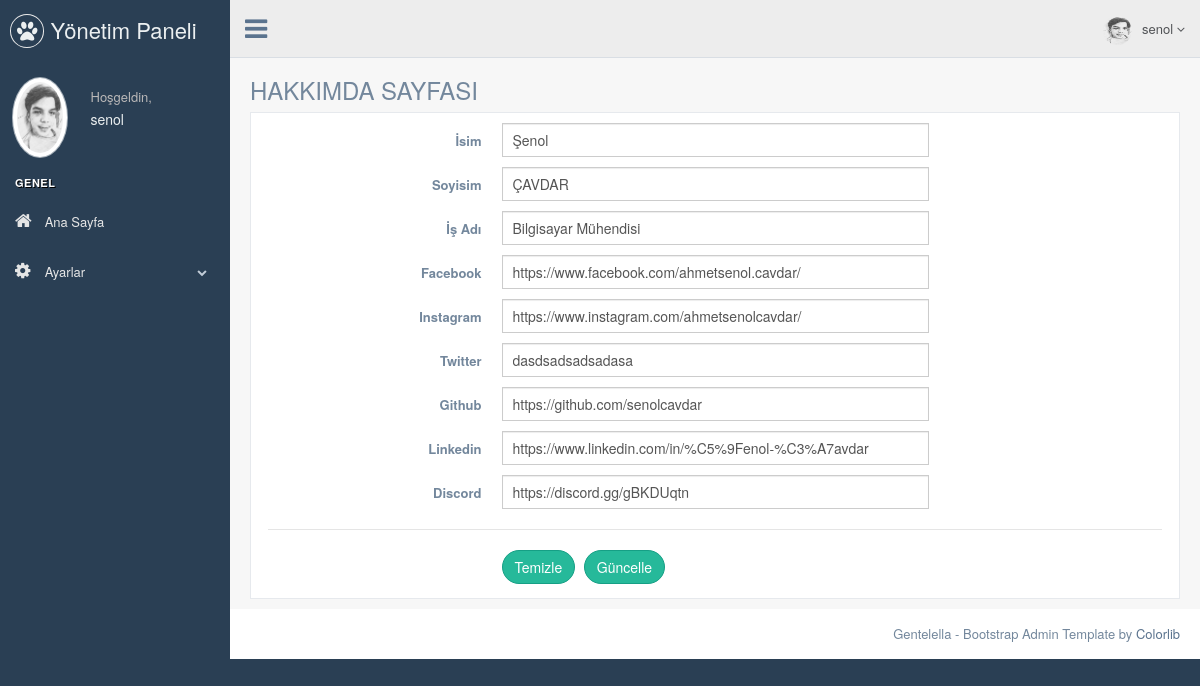
The app's page /pp/nedmin/about_us.php (signed in), older data.
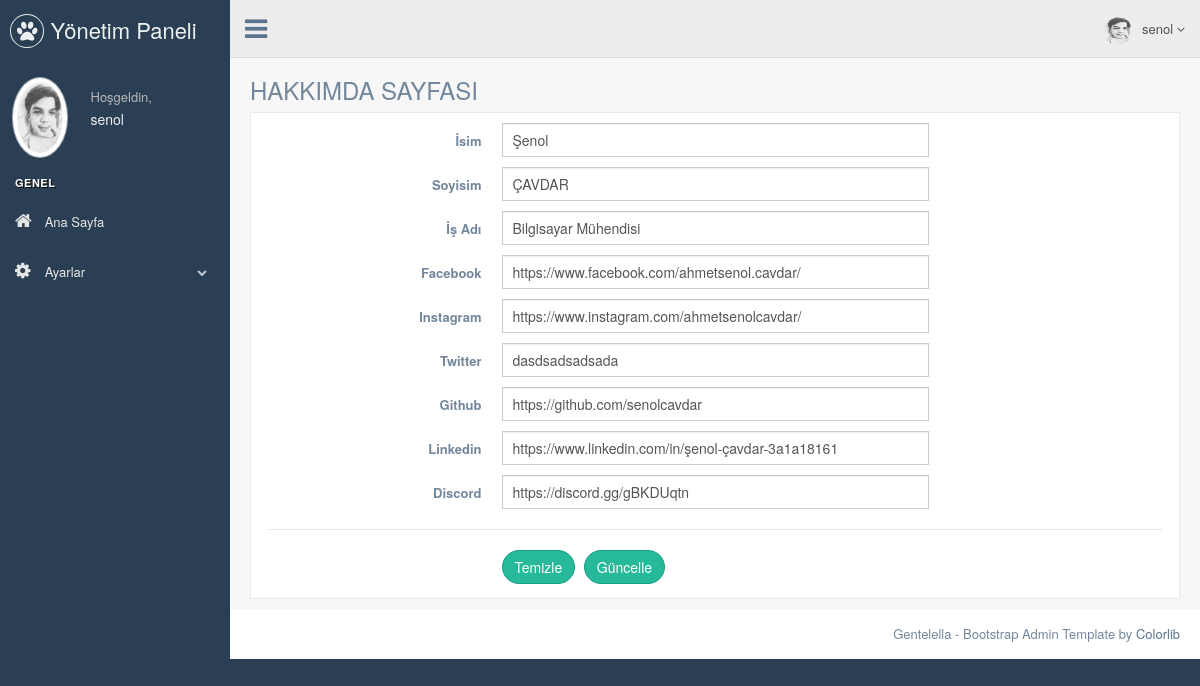
The same page, newer data.
### tables this page shows
CREATE TABLE `main` (
  `main_id` int(11) NOT NULL,
  `main_title` varchar(50) NOT NULL,
  `main_title2` varchar(50) NOT NULL,
  `job_title` varchar(50) NOT NULL,
  `instagram` varchar(50) NOT NULL,
  `twitter` varchar(50) NOT NULL,
  `facebook` varchar(50) NOT NULL,
  `linkedin` varchar(50) NOT NULL,
  `github` varchar(50) NOT NULL,
  `discord` varchar(50) NOT NULL
);

### pp/nedmin/about_us.php (the view, shortened to what this page needs)
<?php
include 'header.php';
$check_main = $db->prepare("SELECT*FROM main");
$check_main->execute();
$control_main = $check_main->rowCount();
$fetch_main = $db -> prepare("SELECT * FROM main WHERE main_id=1");
$fetch_main -> execute();
$fetch = $fetch_main->fetch(PDO::FETCH_ASSOC);
?>
<div class="right_col" role="main">
          <div class="">
            <div class="page-title">
              <div class="title_left">
                <h3>HAKKIMDA SAYFASI</h3>
              </div>
            </div>
            <div class="clearfix"></div>
            <div class="row">
              <div class="col-md-12 col-sm-12 col-xs-12">
                <div class="x_panel">
<form class="form-horizontal form-label-left" action="process.php" method="POST">
  <div class="item form-group">
    <label class="control-label col-md-3 col-sm-3 col-xs-12" for="name">İsim
    </label>
    <div class="col-md-6 col-sm-6 col-xs-12">
      <input  class="form-control col-md-7 col-xs-12" data-validate-length-range="6" data-validate-words="2" value='<?php echo $fetch['main_title'] ?>' name="main_title"  required="required" type="text">
    </div>
  </div>
  <div class="item form-group">
    <label class="control-label col-md-3 col-sm-3 col-xs-12" for="name">Soyisim
    </label>
    <div class="col-md-6 col-sm-6 col-xs-12">
      <input  class="form-control col-md-7 col-xs-12" data-validate-length-range="6" data-validate-words="2" value='<?php echo $fetch['main_title2'] ?>' name="main_title2"  required="required" type="text">
    </div>
  </div>
  <div class="item form-group">
    <label class="control-label col-md-3 col-sm-3 col-xs-12" for="name">İş Adı
    </label>
    <div class="col-md-6 col-sm-6 col-xs-12">
      <input  class="form-control col-md-7 col-xs-12" data-validate-length-range="6" data-validate-words="2" value='<?php echo $fetch['job_title'] ?>' name="job_title"  required="required" type="text">
    </div>
  </div>
  <div class="item form-group">
    <label class="control-label col-md-3 col-sm-3 col-xs-12" for="email">Facebook </label>
    <div class="col-md-6 col-sm-6 col-xs-12">
      <input type="text"  name="facebook" value='<?php echo $fetch['facebook'] ?>' required="required" class="form-control col-md-7 col-xs-12">
    </div>
  </div>
  <div class="item form-group">
    <label class="control-label col-md-3 col-sm-3 col-xs-12" for="email">Instagram </label>
    <div class="col-md-6 col-sm-6 col-xs-12">
      <input type="text"  name="instagram" value='<?php echo $fetch['instagram'] ?>' required="required" class="form-control col-md-7 col-xs-12">
    </div>
  </div>
  <div class="item form-group">
    <label class="control-label col-md-3 col-sm-3 col-xs-12" for="email">Twitter </label>
    <div class="col-md-6 col-sm-6 col-xs-12">
      <input type="text"  name="twitter" value='<?php echo $fetch['twitter'] ?>' required="required" class="form-control col-md-7 col-xs-12">
    </div>
  </div>
  <div class="item form-group">
    <label class="control-label col-md-3 col-sm-3 col-xs-12" for="email">Github </label>
    <div class="col-md-6 col-sm-6 col-xs-12">
      <input type="text"  name="github" value='<?php echo $fetch['github'] ?>' required="required" class="form-control col-md-7 col-xs-12">
    </div>
  </div>
  <div class="item form-group">
    <label class="control-label col-md-3 col-sm-3 col-xs-12" for="email">Linkedin </label>
    <div class="col-md-6 col-sm-6 col-xs-12">
      <input type="text"  name="linkedin" value='<?php echo $fetch['linkedin'] ?>' required="required" class="form-control col-md-7 col-xs-12">
    </div>
  </div>
  <div class="item form-group">
    <label class="control-label col-md-3 col-sm-3 col-xs-12" for="email">Discord </label>
    <div class="col-md-6 col-sm-6 col-xs-12">
      <input type="text"  name="discord" value='<?php echo $fetch['discord'] ?>' required="required" class="form-control col-md-7 col-xs-12">
    </div>
  </div>
  <div class="ln_solid"></div>
  <div class="form-group">
    <div class="col-md-6 col-md-offset-3">
      <button type="reset" class="btn btn-round btn-success">Temizle</button>
      <?php if ($control_main == 1) { ?>
                  <button type="submit" class="btn btn-round btn-success" name="update_main">Güncelle</button>
                <?php } else { ?>
                  <button type="submit" class="btn btn-round btn-warning" name="insert_main">Ekle</button>
                <?php } ?>
    </div>
  </div>
</form>
</div>
</div>
</div>
</div>
</div>
<?php
include 'footer.php';
?>

Row changes from the older to the newer data that the page shows:
changed main "Şenol": twitter "dasdsadsadsadasa" → "dasdsadsadsada"; linkedin "https://www.linkedin.com/in/%C5%9Fenol-%C3%A7avdar" → "https://www.linkedin.com/in/şenol-çavdar-3a1a18161"
